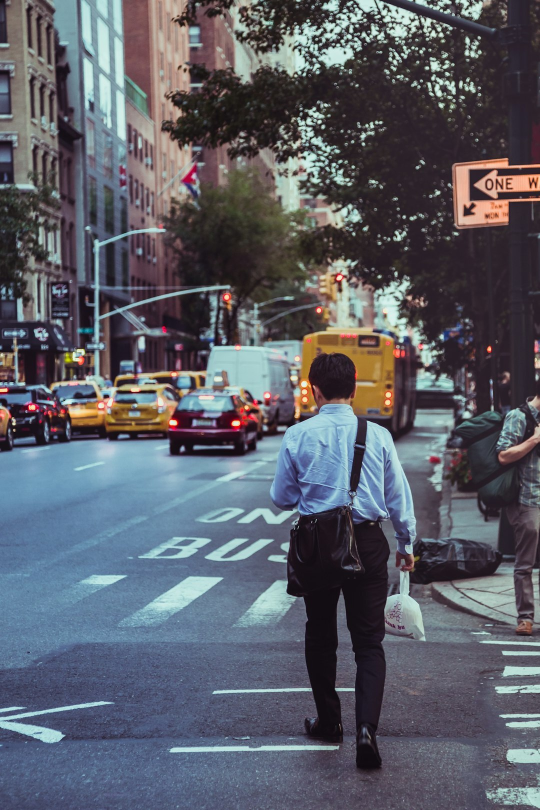
#> input picture input_images/segmented_objects/image1.jpg, 1080 x 1620 px, found by its file name (shown at 1/2 size)
$ python postprocessing.py
#> lines starting #> are read from the running program, lines starting #| are printed output that depends on the picture; after the words box and inside, x2 and y2 are one past the last pixel; in counts of white or black regions, pixels touching at a corner belong together
# -*- coding: utf-8 -*-
"""postprocessing.ipynb

Automatically generated by Colab.

Original file is located at
    https://colab.research.google.com/drive/1sstJhtXqi2x2fHiBP978OjokVpaISSIa
"""

import cv2
import numpy as np
from PIL import Image, ImageDraw
import pandas as pd
import os
from google.colab import files

original_image_path = '/content/image1.jpg'
output_image_path = '/content/segmented image.png'
output_csv_path = '/content/summary_table.csv'

# Function to annotate the image
def annotate_image(original_image_path, masks, labels, output_image_path):
#> called with original_image_path = '/content/image1.jpg', output_image_path = '/content/segmented image.png'
    original_image = cv2.imread(original_image_path)
#> original_image is the input picture: shape (1620, 1080, 3); mean B, G, R 103.5, 94, 91.6
    if original_image is None:
        raise FileNotFoundError(f"Image not found at path: {original_image_path}")

    original_image_rgb = cv2.cvtColor(original_image, cv2.COLOR_BGR2RGB)
    pil_image = Image.fromarray(original_image_rgb)
    draw = ImageDraw.Draw(pil_image)

    colors = [(255, 0, 0), (0, 255, 0), (0, 0, 255)]
    for i, mask in enumerate(masks):
        mask_binary = (mask * 255).astype(np.uint8)
        contours, _ = cv2.findContours(mask_binary, cv2.RETR_EXTERNAL, cv2.CHAIN_APPROX_SIMPLE)
        for contour in contours:
            cv2.drawContours(original_image, [contour], -1, colors[i % len(colors)], 2)
        if labels[i]:
            label_position = (10, 30 + i * 30)
            draw.text(label_position, labels[i], fill=colors[i % len(colors)])
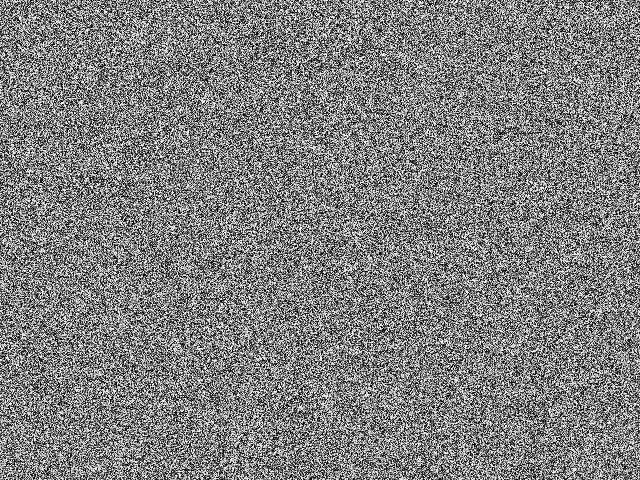
#> mask_binary: shape (480, 640); min 0, max 254, mean 127.4
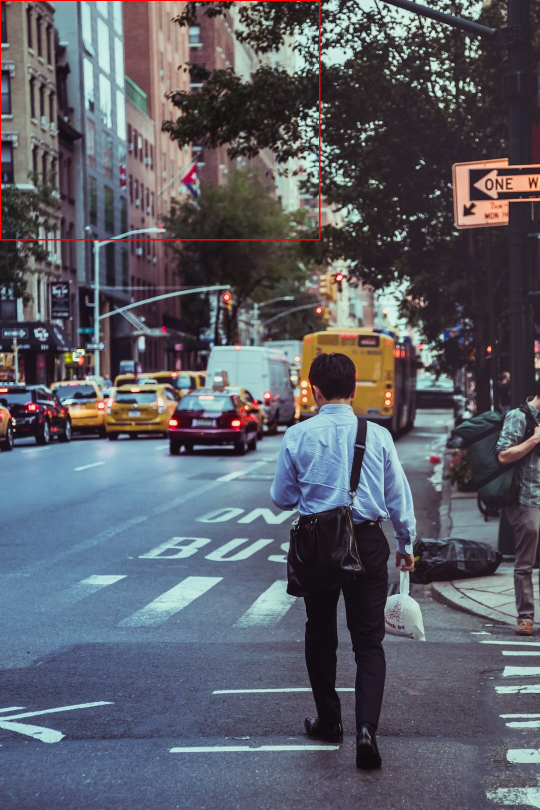
#> original_image: shape (1620, 1080, 3) (shown at 1/2 size); 0.32% of pixels changed, all inside (x1, y1, x2, y2) = (0, 0, 641, 481)

    annotated_image_bgr = cv2.cvtColor(np.array(pil_image), cv2.COLOR_RGB2BGR)
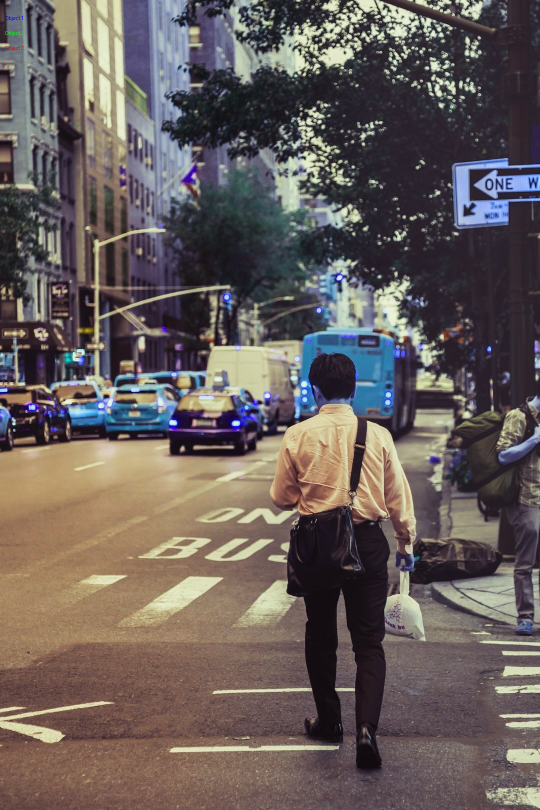
#> annotated_image_bgr: shape (1620, 1080, 3) (shown at 1/2 size); mean R, G, B 103.5, 94, 91.6
    if not cv2.imwrite(output_image_path, annotated_image_bgr):
        raise IOError(f"Failed to write image to path: {output_image_path}")
    print(f"Annotated image saved to {output_image_path}")

# Function to create the summary table
def create_summary_table(mapped_data, output_csv_path):
    df = pd.DataFrame.from_dict(mapped_data, orient='index')
    df.to_csv(output_csv_path)
    print(f"Summary table saved to {output_csv_path}")

# Example data
masks = [np.random.rand(480, 640) for _ in range(3)]  # Replace with actual masks
labels = ['Object 1', 'Object 2', 'Object 3']  # Replace with actual labels
mapped_data = {
    'object1.png': {'text': 'Extracted text from object 1', 'summary': 'Summary for object 1.'},
    'object2.png': {'text': 'Extracted text from object 2', 'summary': 'Summary for object 2.'},
    'object3.png': {'text': 'Extracted text from object 3', 'summary': 'Summary for object 3.'}
}

# Execute functions
try:
    annotate_image(original_image_path, masks, labels, output_image_path)
    create_summary_table(mapped_data, output_csv_path)
except Exception as e:
    print(f"An error occurred: {e}")

# Verify existence of files
print("Annotated image exists:", os.path.exists(output_image_path))
print("Summary table exists:", os.path.exists(output_csv_path))

# Download files if they exist
if os.path.exists(output_image_path):
    files.download(output_image_path)
else:
    print("File does not exist:", output_image_path)

if os.path.exists(output_csv_path):
    files.download(output_csv_path)
else:
    print("File does not exist:", output_csv_path)
